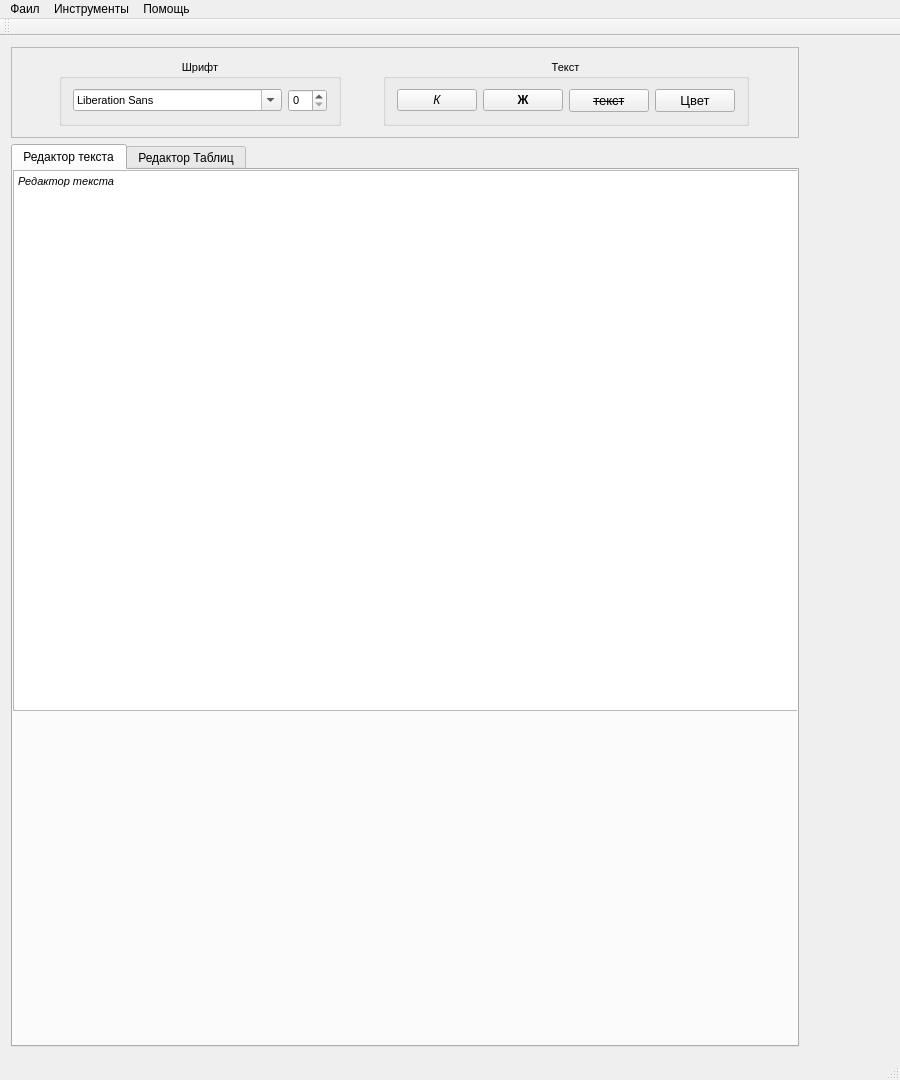
<?xml version="1.0" encoding="UTF-8"?>
<ui version="4.0">
 <class>MainWindow</class>
 <widget class="QMainWindow" name="MainWindow">
  <property name="geometry">
   <rect>
    <x>0</x>
    <y>0</y>
    <width>900</width>
    <height>1080</height>
   </rect>
  </property>
  <property name="sizePolicy">
   <sizepolicy hsizetype="Expanding" vsizetype="Expanding">
    <horstretch>0</horstretch>
    <verstretch>0</verstretch>
   </sizepolicy>
  </property>
  <property name="windowTitle">
   <string>MainWindow</string>
  </property>
  <property name="autoFillBackground">
   <bool>false</bool>
  </property>
  <widget class="QWidget" name="centralWidget">
   <property name="sizePolicy">
    <sizepolicy hsizetype="Expanding" vsizetype="Expanding">
     <horstretch>0</horstretch>
     <verstretch>0</verstretch>
    </sizepolicy>
   </property>
   <property name="maximumSize">
    <size>
     <width>810</width>
     <height>16777215</height>
    </size>
   </property>
   <layout class="QVBoxLayout" name="verticalLayout">
    <item>
     <widget class="QFrame" name="frame">
      <property name="sizePolicy">
       <sizepolicy hsizetype="Expanding" vsizetype="Expanding">
        <horstretch>0</horstretch>
        <verstretch>0</verstretch>
       </sizepolicy>
      </property>
      <property name="frameShape">
       <enum>QFrame::StyledPanel</enum>
      </property>
      <property name="frameShadow">
       <enum>QFrame::Raised</enum>
      </property>
      <layout class="QHBoxLayout" name="horizontalLayout_6">
       <item>
        <widget class="QGroupBox" name="groupBox_2">
         <property name="sizePolicy">
          <sizepolicy hsizetype="Maximum" vsizetype="Maximum">
           <horstretch>0</horstretch>
           <verstretch>0</verstretch>
          </sizepolicy>
         </property>
         <property name="font">
          <font>
           <pointsize>8</pointsize>
           <weight>50</weight>
           <bold>false</bold>
          </font>
         </property>
         <property name="layoutDirection">
          <enum>Qt::LeftToRight</enum>
         </property>
         <property name="autoFillBackground">
          <bool>true</bool>
         </property>
         <property name="title">
          <string>Шрифт</string>
         </property>
         <property name="alignment">
          <set>Qt::AlignCenter</set>
         </property>
         <property name="flat">
          <bool>true</bool>
         </property>
         <property name="checkable">
          <bool>false</bool>
         </property>
         <layout class="QHBoxLayout" name="horizontalLayout_3">
          <item>
           <widget class="QFontComboBox" name="fontComboBox"/>
          </item>
          <item>
           <widget class="QSpinBox" name="spinFontSize"/>
          </item>
         </layout>
        </widget>
       </item>
       <item>
        <widget class="QGroupBox" name="groupBox">
         <property name="sizePolicy">
          <sizepolicy hsizetype="Maximum" vsizetype="Maximum">
           <horstretch>0</horstretch>
           <verstretch>0</verstretch>
          </sizepolicy>
         </property>
         <property name="font">
          <font>
           <pointsize>8</pointsize>
           <weight>50</weight>
           <bold>false</bold>
          </font>
         </property>
         <property name="layoutDirection">
          <enum>Qt::LeftToRight</enum>
         </property>
         <property name="autoFillBackground">
          <bool>true</bool>
         </property>
         <property name="title">
          <string>Текст</string>
         </property>
         <property name="alignment">
          <set>Qt::AlignCenter</set>
         </property>
         <property name="flat">
          <bool>true</bool>
         </property>
         <property name="checkable">
          <bool>false</bool>
         </property>
         <layout class="QHBoxLayout" name="horizontalLayout_5">
          <item>
           <widget class="QPushButton" name="italicButton">
            <property name="font">
             <font>
              <pointsize>9</pointsize>
              <italic>true</italic>
             </font>
            </property>
            <property name="text">
             <string>К</string>
            </property>
           </widget>
          </item>
          <item>
           <widget class="QPushButton" name="boldButton">
            <property name="font">
             <font>
              <pointsize>9</pointsize>
              <weight>75</weight>
              <bold>true</bold>
             </font>
            </property>
            <property name="text">
             <string>Ж</string>
            </property>
           </widget>
          </item>
          <item>
           <widget class="QPushButton" name="strikeoutButton">
            <property name="font">
             <font>
              <pointsize>10</pointsize>
              <italic>false</italic>
              <strikeout>true</strikeout>
             </font>
            </property>
            <property name="text">
             <string>текст</string>
            </property>
           </widget>
          </item>
          <item>
           <widget class="QPushButton" name="colorButton">
            <property name="font">
             <font>
              <pointsize>10</pointsize>
             </font>
            </property>
            <property name="text">
             <string>Цвет</string>
            </property>
           </widget>
          </item>
         </layout>
        </widget>
       </item>
      </layout>
     </widget>
    </item>
    <item>
     <widget class="QTabWidget" name="tabWidget">
      <property name="sizePolicy">
       <sizepolicy hsizetype="Expanding" vsizetype="Expanding">
        <horstretch>100</horstretch>
        <verstretch>100</verstretch>
       </sizepolicy>
      </property>
      <property name="layoutDirection">
       <enum>Qt::LeftToRight</enum>
      </property>
      <property name="autoFillBackground">
       <bool>true</bool>
      </property>
      <property name="currentIndex">
       <number>0</number>
      </property>
      <widget class="QWidget" name="tab">
       <property name="enabled">
        <bool>true</bool>
       </property>
       <property name="sizePolicy">
        <sizepolicy hsizetype="Preferred" vsizetype="Preferred">
         <horstretch>0</horstretch>
         <verstretch>0</verstretch>
        </sizepolicy>
       </property>
       <attribute name="title">
        <string>Редактор текста</string>
       </attribute>
       <widget class="QTextEdit" name="textEdit">
        <property name="geometry">
         <rect>
          <x>0</x>
          <y>0</y>
          <width>1021</width>
          <height>541</height>
         </rect>
        </property>
        <property name="html">
         <string>&lt;!DOCTYPE HTML PUBLIC &quot;-//W3C//DTD HTML 4.0//EN&quot; &quot;http://www.w3.org/TR/REC-html40/strict.dtd&quot;&gt;
&lt;html&gt;&lt;head&gt;&lt;meta name=&quot;qrichtext&quot; content=&quot;1&quot; /&gt;&lt;style type=&quot;text/css&quot;&gt;
p, li { white-space: pre-wrap; }
&lt;/style&gt;&lt;/head&gt;&lt;body style=&quot; font-family:'MS Shell Dlg 2'; font-size:7.8pt; font-weight:400; font-style:normal;&quot;&gt;
&lt;p style=&quot; margin-top:0px; margin-bottom:0px; margin-left:0px; margin-right:0px; -qt-block-indent:0; text-indent:0px;&quot;&gt;&lt;span style=&quot; font-size:8.25pt; font-style:italic;&quot;&gt;Редактор текста&lt;/span&gt;&lt;/p&gt;&lt;/body&gt;&lt;/html&gt;</string>
        </property>
       </widget>
      </widget>
      <widget class="QWidget" name="tab_2">
       <property name="sizePolicy">
        <sizepolicy hsizetype="Preferred" vsizetype="Preferred">
         <horstretch>0</horstretch>
         <verstretch>0</verstretch>
        </sizepolicy>
       </property>
       <attribute name="title">
        <string>Редактор Таблиц</string>
       </attribute>
       <layout class="QVBoxLayout" name="verticalLayout_2">
        <item>
         <layout class="QHBoxLayout" name="horizontalLayout_4">
          <item>
           <layout class="QHBoxLayout" name="horizontalLayout_2">
            <item>
             <widget class="QLabel" name="label">
              <property name="font">
               <font>
                <pointsize>8</pointsize>
               </font>
              </property>
              <property name="text">
               <string>Строки</string>
              </property>
              <property name="alignment">
               <set>Qt::AlignCenter</set>
              </property>
             </widget>
            </item>
            <item>
             <widget class="QPushButton" name="addRowButton">
              <property name="enabled">
               <bool>true</bool>
              </property>
              <property name="sizePolicy">
               <sizepolicy hsizetype="Preferred" vsizetype="Preferred">
                <horstretch>0</horstretch>
                <verstretch>0</verstretch>
               </sizepolicy>
              </property>
              <property name="text">
               <string>+</string>
              </property>
             </widget>
            </item>
            <item>
             <widget class="QPushButton" name="removeRowButton">
              <property name="text">
               <string>-</string>
              </property>
             </widget>
            </item>
           </layout>
          </item>
          <item>
           <layout class="QHBoxLayout" name="horizontalLayout">
            <item>
             <widget class="QLabel" name="label_2">
              <property name="font">
               <font>
                <pointsize>8</pointsize>
               </font>
              </property>
              <property name="text">
               <string>Столбцы</string>
              </property>
              <property name="alignment">
               <set>Qt::AlignCenter</set>
              </property>
             </widget>
            </item>
            <item>
             <widget class="QPushButton" name="addColButton">
              <property name="text">
               <string>+</string>
              </property>
             </widget>
            </item>
            <item>
             <widget class="QPushButton" name="removeColButton">
              <property name="text">
               <string>-</string>
              </property>
             </widget>
            </item>
           </layout>
          </item>
         </layout>
        </item>
        <item>
         <widget class="QTableWidget" name="tableWidget">
          <property name="sizePolicy">
           <sizepolicy hsizetype="Preferred" vsizetype="Preferred">
            <horstretch>0</horstretch>
            <verstretch>0</verstretch>
           </sizepolicy>
          </property>
          <property name="layoutDirection">
           <enum>Qt::LeftToRight</enum>
          </property>
          <property name="showGrid">
           <bool>true</bool>
          </property>
          <property name="gridStyle">
           <enum>Qt::SolidLine</enum>
          </property>
          <property name="sortingEnabled">
           <bool>false</bool>
          </property>
          <property name="rowCount">
           <number>5</number>
          </property>
          <property name="columnCount">
           <number>5</number>
          </property>
          <attribute name="horizontalHeaderVisible">
           <bool>false</bool>
          </attribute>
          <attribute name="horizontalHeaderCascadingSectionResizes">
           <bool>false</bool>
          </attribute>
          <attribute name="horizontalHeaderHighlightSections">
           <bool>true</bool>
          </attribute>
          <row>
           <property name="text">
            <string>1</string>
           </property>
          </row>
          <row>
           <property name="text">
            <string>2</string>
           </property>
          </row>
          <row>
           <property name="text">
            <string>3</string>
           </property>
          </row>
          <row/>
          <row/>
          <column>
           <property name="text">
            <string>1</string>
           </property>
          </column>
          <column>
           <property name="text">
            <string>2</string>
           </property>
          </column>
          <column>
           <property name="text">
            <string>3</string>
           </property>
          </column>
          <column/>
          <column/>
          <item row="0" column="0">
           <property name="font">
            <font>
             <weight>50</weight>
             <bold>false</bold>
            </font>
           </property>
          </item>
         </widget>
        </item>
       </layout>
      </widget>
     </widget>
    </item>
   </layout>
  </widget>
  <widget class="QMenuBar" name="menuBar">
   <property name="geometry">
    <rect>
     <x>0</x>
     <y>0</y>
     <width>900</width>
     <height>25</height>
    </rect>
   </property>
   <widget class="QMenu" name="menuFile">
    <property name="title">
     <string>Фаил</string>
    </property>
    <addaction name="actionNew"/>
    <addaction name="actionSave"/>
    <addaction name="actionOpen"/>
    <addaction name="actionSaveTable"/>
    <addaction name="actionOpenTable"/>
    <addaction name="actionClose"/>
   </widget>
   <widget class="QMenu" name="menuTool">
    <property name="title">
     <string>Инструменты</string>
    </property>
    <addaction name="actionClear"/>
    <addaction name="actionReturn"/>
    <addaction name="actionFind"/>
    <addaction name="actionReplace"/>
    <addaction name="actionCopy"/>
    <addaction name="actionPaste"/>
    <addaction name="actionDefault"/>
   </widget>
   <widget class="QMenu" name="menuHelp">
    <property name="title">
     <string>Помощь</string>
    </property>
    <addaction name="actionAuthors"/>
    <addaction name="actionHelp"/>
   </widget>
   <addaction name="menuFile"/>
   <addaction name="menuTool"/>
   <addaction name="menuHelp"/>
  </widget>
  <widget class="QToolBar" name="mainToolBar">
   <attribute name="toolBarArea">
    <enum>TopToolBarArea</enum>
   </attribute>
   <attribute name="toolBarBreak">
    <bool>false</bool>
   </attribute>
  </widget>
  <widget class="QStatusBar" name="statusBar"/>
  <action name="actionNew">
   <property name="text">
    <string>Новый фаил</string>
   </property>
   <property name="toolTip">
    <string>Новый фаил</string>
   </property>
  </action>
  <action name="actionOpen">
   <property name="text">
    <string>Открыть текст</string>
   </property>
   <property name="toolTip">
    <string>Открыть</string>
   </property>
  </action>
  <action name="actionSave">
   <property name="text">
    <string>Сохранить текст</string>
   </property>
   <property name="toolTip">
    <string>Сохранить</string>
   </property>
  </action>
  <action name="actionClose">
   <property name="text">
    <string>Закрыть</string>
   </property>
   <property name="toolTip">
    <string>Закрыть</string>
   </property>
  </action>
  <action name="actionClear">
   <property name="text">
    <string>Очистить</string>
   </property>
   <property name="toolTip">
    <string>Очистить</string>
   </property>
  </action>
  <action name="actionReturn">
   <property name="text">
    <string>Вернуть</string>
   </property>
   <property name="toolTip">
    <string>Вернуть</string>
   </property>
  </action>
  <action name="actionAuthors">
   <property name="text">
    <string>Авторы</string>
   </property>
   <property name="toolTip">
    <string>Авторы</string>
   </property>
  </action>
  <action name="actionHelp">
   <property name="text">
    <string>Помощь</string>
   </property>
   <property name="toolTip">
    <string>Помощь</string>
   </property>
  </action>
  <action name="actionFind">
   <property name="text">
    <string>Поиск</string>
   </property>
   <property name="toolTip">
    <string>Поиск</string>
   </property>
  </action>
  <action name="actionReplace">
   <property name="text">
    <string>Заменить</string>
   </property>
   <property name="toolTip">
    <string>Заменить</string>
   </property>
  </action>
  <action name="actionCopy">
   <property name="text">
    <string>Копировать</string>
   </property>
   <property name="toolTip">
    <string>Копировать</string>
   </property>
  </action>
  <action name="actionPaste">
   <property name="text">
    <string>Вставить</string>
   </property>
   <property name="toolTip">
    <string>Вставить</string>
   </property>
  </action>
  <action name="actionSaveTable">
   <property name="text">
    <string>Сохранить таблицу</string>
   </property>
  </action>
  <action name="actionOpenTable">
   <property name="text">
    <string>Открыть таблицу</string>
   </property>
  </action>
  <action name="actionDefault">
   <property name="text">
    <string>По умолчанию</string>
   </property>
  </action>
 </widget>
 <layoutdefault spacing="6" margin="11"/>
 <resources/>
 <connections/>
</ui>
